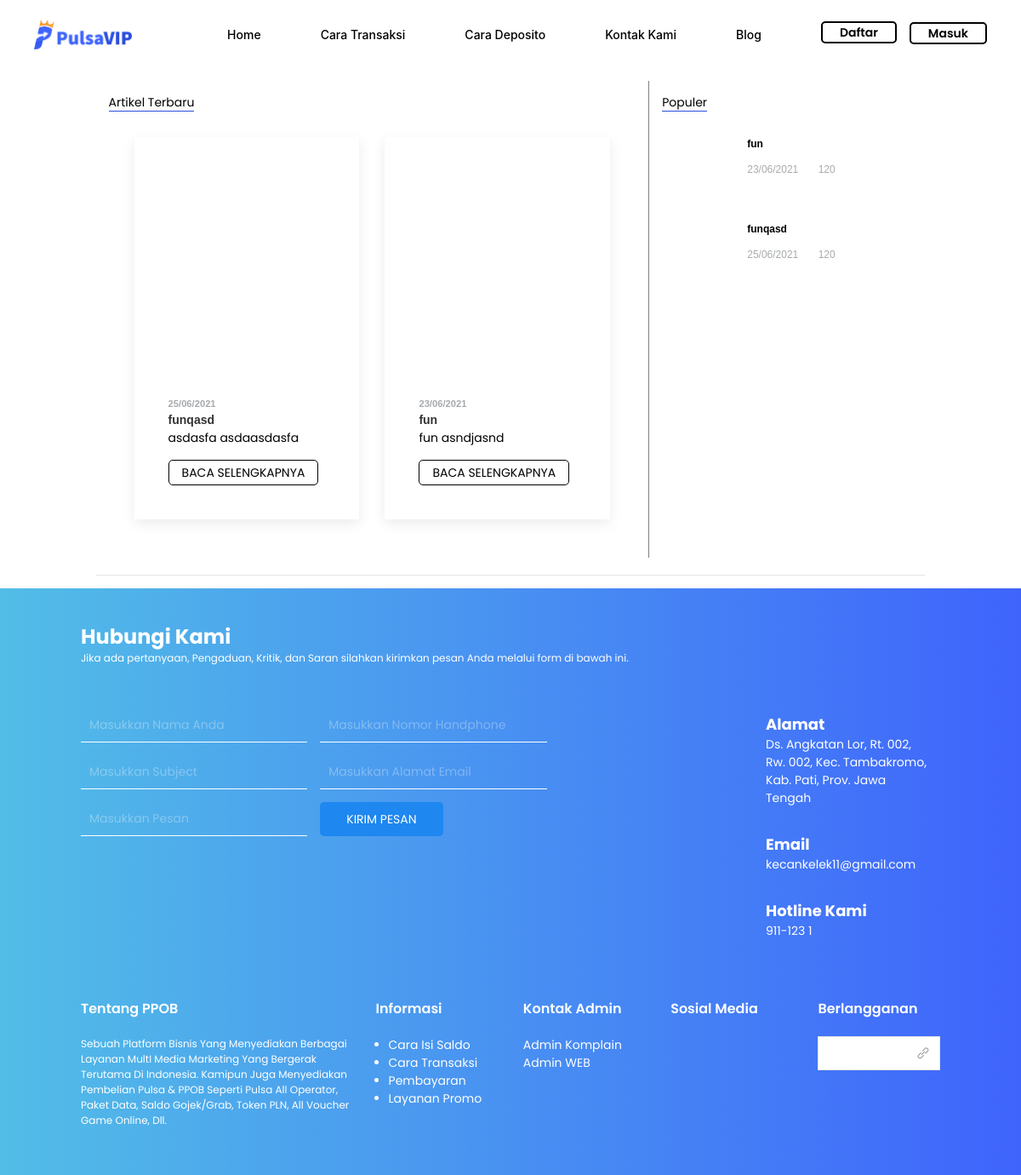
Screenshot of /index.php/blog with the database file from the repository.
### tables this page shows
CREATE TABLE `blog` (
  `id` int(11) NOT NULL,
  `penulis` varchar(100) NOT NULL,
  `judul` varchar(100) NOT NULL,
  `thumbnail` varchar(100) NOT NULL,
  `kategori` enum('1','2','3','4','5','6') NOT NULL COMMENT '''1-entertainment''\r\n''2-new update''\r\n''3-politik''\r\n''4-teknologi''\r\n''5-bencana''\r\n''6-kesehatan''',
  `content` longtext NOT NULL,
  `create_at` timestamp NOT NULL DEFAULT current_timestamp() ON UPDATE current_timestamp(),
  `view` int(8) DEFAULT NULL
);

CREATE TABLE `kontak` (
  `id` int(4) NOT NULL,
  `keterangan` varchar(50) NOT NULL,
  `value` text DEFAULT NULL,
  `create_at` timestamp NOT NULL DEFAULT current_timestamp() ON UPDATE current_timestamp()
);

### application/controllers/Blog.php (called while the page is built, shortened)
<?php
class Blog extends CI_Controller {
    function __construct()
    {
		$this->load->model("M_admin");
    }
	public function index()
	{
		$header = array(
			'page' => 'blog',
		);
		$data['terbaru'] = $this->M_admin->select_select_limit_orderBy('id, create_at, judul, content, thumbnail', 'blog', 6, 'create_at DESC')->result_array();
		$data['slideshow'] = $this->M_admin->select_select_limit_orderBy('id, create_at, judul, content, thumbnail', 'blog', 3, 'create_at DESC')->result_array();
		$data['populer'] = $this->M_admin->select_select_orderBy('id, create_at, judul, content, thumbnail', 'blog', 'view DESC')->result_array();
		$footer['kontak_wa_comp'] = $this->M_admin->select_where('kontak', array('id' => 1, ))->row_array();
		$footer['kontak_wa_web'] = $this->M_admin->select_where('kontak', array('id' => 2, ))->row_array();
		$footer['alamat'] = $this->M_admin->select_where('kontak', array('id' => 3, ))->row_array();
		$footer['email'] = $this->M_admin->select_where('kontak', array('id' => 4, ))->row_array();
		$footer['hotline'] = $this->M_admin->select_where('kontak', array('id' => 5, ))->row_array();
        $this->load->view('layout/header', $header);
		$this->load->view('blog', $data);
        $this->load->view('layout/footer', $footer);
	}
}

### index.php (called while the page is built, shortened)
<?php
require_once BASEPATH.'core/CodeIgniter.php';

### application/models/M_admin.php (called while the page is built, shortened)
<?php
class M_admin extends CI_Model
{
    function select_where($table, $where)
    {
        return $this->db->get_where($table, $where);
    }
    function select_select_limit_orderBy($select, $table, $limit, $orderby)
    {
        return $this->db->select($select)
        ->from($table)
        ->limit($limit)
        ->order_by($orderby)
        ->get();
    }
}

### application/views/blog.php (the view, shortened to what this page needs)
<div class="body uk-width-1-1 uk-padding-remove uk-margin-remove">
    <div class="uk-width-1-1 uk-padding-small uk-margin-remove uk-flex-center" uk-grid>
        <div class="uk-width-5-6@m uk-padding-remove uk-margin-remove">
            <div class="uk-width-1-1 uk-padding-remove uk-margin-remove" uk-grid>
                <div class="news uk-width-2-3@m uk-padding-small">
                    <span class="opensans-semi-bold color-black head">Artikel Terbaru</span>
                    <div class="uk-visible@s uk-width-1-1 uk-child-width-1-2@m uk-padding-small uk-margin-remove" uk-grid>
                        <?php
                        foreach ($terbaru as $c) {
                        ?>
                        <div class="article uk-padding-small uk-margin-remove">
                            <div class="uk-card uk-card-default">
                                <a href="#">
                                    <div class="uk-card-media-top">
                                        <div style="height: 262px; background-image: url('<?php echo base_url(); ?>assets/img/website/blog/<?php echo $c['thumbnail']; ?>');" class="img uk-background-cover"></div>
                                    </div>
                                    <div class="uk-card-body">
                                        <small class="open-sans-semi-bold uk-padding-remove uk-margin-remove text-uppercase"><?php echo date('d/m/Y', strtotime($c['create_at'])); ?></small>
                                        <h5 class="uk-card-title open-sans-semi-bold uk-pading-remove uk-margin-remove"><?php echo $c['judul']; ?></h5>
                                        <p class="uk-padding-small uk-padding-remove-horizontal uk-padding-remove-top uk-margin-remove"><?php echo strip_tags($c['content']); ?></p>
                                        <a href="<?php echo base_url(); ?>blog/detail?id=<?php echo $c['id']; ?>" class="uk-button button-white uk-button-small uk-border-rounded">Baca Selengkapnya</a>
                                    </div>
                                </a>
                            </div>
                        </div>
                        <?php
                        }
                        ?>
                    </div>
                </div>
                <div class="populer uk-width-1-3@m uk-margin-remove uk-padding-small">
                    <span class="opensans-semi-bold color-black head">Populer</span>
                    <div class="uk-width-1-1 uk-padding-small uk-margin-remove">
                        <?php
                        foreach ($populer as $d) {
                        ?>
                        <div class="uk-width-1-1 article uk-padding-small uk-padding-remove-horizontal uk-margin-remove">
                            <a href="<?php echo base_url(); ?>blog/detail?id=<?php echo $d['id']; ?>">
                                <div class="uk-width-1-1 uk-padding-remove uk-margin-remove" uk-grid>
                                    <div class="img uk-width-auto uk-padding-remove uk-margin-remove">
                                        <div style="height: 70px; width: 70px; background-image: url('<?php echo base_url(); ?>assets/img/website/blog/<?php echo $d['thumbnail']; ?>');"
                                        class="uk-background-cover"></div>
                                    </div>
                                    <div class="uk-width-expand uk-padding-small uk-padding-remove-right uk-padding-remove-vertical uk-margin-remove">
                                        <h4 class="color-black uk-padding-remove uk-margin-remove open-sans-semi-bold"><?php echo $d['judul']; ?></h4>
                                        <div class="uk-width-1-1 uk-padding-remove uk-margin-small-top">
                                            <span class="uk-padding-remove uk-margin-right text-uppercase open-sans-regular"><?php echo date('d/m/Y', strtotime($d['create_at'])); ?></span><span class="text-uppercase open-sans-regular"><span class="iconify" data-icon="carbon:view" data-inline="false"></span> 120</span>
                                        </div>
                                    </div>
                                </div>
                            </a>
                        </div>
                        <?php
                        }
                        ?>
                    </div>
                </div>
            </div>
            <hr>
        </div>
    </div>
</div>

### application/views/layout/footer.php (shortened to what this page needs)
        <div class="footer uk-width-1-1 uk-padding uk-margin-remove">
            <div class="uk-width-1-1 uk-padding uk-padding-remove-vertical uk-margin-remove" uk-grid>
                <div class="uk-width-1-1 uk-padding-small uk-padding-remove-vertical uk-margin-remove">
                    <h4 class="poppins-bold uk-padding-remove uk-margin-remove">Hubungi Kami</h4>
                    <p class="poppins-regular uk-padding-remove uk-margin-remove">
                        Jika ada pertanyaan, Pengaduan, Kritik, dan Saran silahkan kirimkan pesan Anda melalui form di bawah ini.
                    </p>
                </div>
                <div id="hubungi-kami" class="hubungi-kami uk-width-3-4@s uk-padding-small uk-padding-remove-vertical uk-margin-medium-top">
                    <form class="uk-grid-small uk-margin-small-top uk-width-3-4@s" method="POST" action="<?php echo base_url(); ?>home/pesan" uk-grid>
                        <div class="uk-width-1-2@s">
                            <input class="uk-input poppins-regular color-white" type="text" name="nama" placeholder="Masukkan Nama Anda">
                        </div>
                        <div class="uk-width-1-2@s">
                            <input class="uk-input poppins-regular color-white" type="text" name="no_telp" placeholder="Masukkan Nomor Handphone">
                        </div>
                        <div class="uk-width-1-2@s">
                            <input class="uk-input poppins-regular color-white" type="text" name="subject" placeholder="Masukkan Subject">
                        </div>
                        <div class="uk-width-1-2@s">
                            <input class="uk-input poppins-regular color-white" type="text" name="email" placeholder="Masukkan Alamat Email">
                        </div>
                        <div class="uk-width-1-2@s">
                            <input class="uk-input poppins-regular color-white" type="text" name="pesan" placeholder="Masukkan Pesan">
                        </div>
                        <div class="uk-width-1-2@s">
                            <button class="uk-button uk-button-primary uk-border-rounded" type="submit">Kirim Pesan</button>
                        </div>
                    </form>
                </div>
                <div class="alamat uk-width-1-4@s uk-padding-small uk-padding-remove-vertical uk-margin-medium-top">
                    <div class="uk-width-1-1 uk-padding-small uk-margin-remove" uk-grid>
                        <div class="uk-width-expand uk-padding-remove uk-margin-small-left">
                            <span class="head poppins-bold">Alamat</span>
                            <p class="uk-padding-remove uk-margin-remove poppins-regular"><?php echo $alamat['value']; ?></p>
                        </div>
                    </div>
                    <div class="uk-width-1-1 uk-padding-small uk-margin-remove" uk-grid>
                        <div class="uk-width-expand uk-padding-remove uk-margin-small-left">
                            <span class="head poppins-bold">Email</span>
                            <p class="uk-padding-remove uk-margin-remove poppins-regular"><?php echo $email['value']; ?></p>
                        </div>
                    </div>
                    <div class="uk-width-1-1 uk-padding-small uk-margin-remove" uk-grid>
                        <div class="uk-width-expand uk-padding-remove uk-margin-small-left">
                            <span class="head poppins-bold">Hotline Kami</span>
                            <p class="uk-padding-remove uk-margin-remove poppins-regular"><?php echo $hotline['value']; ?></p>
                        </div>
                    </div>
                </div>
                <div class="tentang-ppob uk-width-1-3@s uk-padding-small uk-margin-medium-top">
                    <h5 class="color-white poppins-semi-bold">Tentang PPOB</h5>
                    <p class="poppins-regular color-white">
                        Sebuah Platform Bisnis Yang Menyediakan Berbagai Layanan MultI Media Marketing Yang Bergerak Terutama Di Indonesia.
                        Kamipun Juga Menyediakan Pembelian Pulsa & PPOB Seperti Pulsa All Operator, Paket Data, Saldo Gojek/Grab, Token PLN, All
                        Voucher Game Online, Dll.
                    </p>
                </div>
                <div class="informasi uk-width-1-6@s uk-padding-small uk-margin-medium-top">
                    <h5 class="color-white poppins-semi-bold">Informasi</h5>
                    <ul class="uk-padding-small uk-padding-remove-vertical uk-padding-remove-right poppins-regular">
                        <li>Cara Isi Saldo</li>
                        <li>Cara Transaksi</li>
                        <li>Pembayaran</li>
                        <li>Layanan Promo</li>
                    </ul>
                </div>
                <div class="kontak-admin uk-width-1-6@s uk-padding-small uk-margin-medium-top">
                    <h5 class="color-white poppins-semi-bold">Kontak Admin</h5>
                    <ul class="uk-padding-remove poppins-regular">
                        <li><a href="<?php echo $kontak_wa_comp['value']; ?>"><span class="iconify" data-icon="dashicons:whatsapp" data-inline="false"></span> Admin Komplain</a></li>
                        <li><a href="<?php echo $kontak_wa_web['value']; ?>"><span class="iconify" data-icon="dashicons:whatsapp" data-inline="false"></span> Admin WEB</a></li>
                    </ul>
                </div>
                <div class="sosial-media uk-width-1-6@s uk-padding-small uk-margin-medium-top">
                    <h5 class="color-white poppins-semi-bold">Sosial Media</h5>
                </div>
                <div class="uk-width-1-6@s uk-padding-small uk-margin-medium-top">
                    <h5 class="color-white poppins-semi-bold">Berlangganan</h5>
                    <form>
                        <div class="uk-margin">
                            <div class="uk-inline">
                                <a class="uk-form-icon uk-form-icon-flip" href="#" uk-icon="icon: link"></a>
                                <input class="uk-input" type="text">
                            </div>
                        </div>
                    </form>
                </div>
            </div>
        </div>
    </div>
</body>
</html>

### rows the page displays
blog: create_at "25/06/2021", judul "funqasd", content "asdasfa asdaasdasfa"
blog: create_at "23/06/2021", judul "fun", content "fun asndjasnd"
kontak: value "Ds. Angkatan Lor, Rt. 002, Rw. 002, Kec. Tambakromo, Kab. Pati, Prov. Jawa Tengah"
kontak: value "kecankelek11@gmail.com"
kontak: value "911-123 1"
